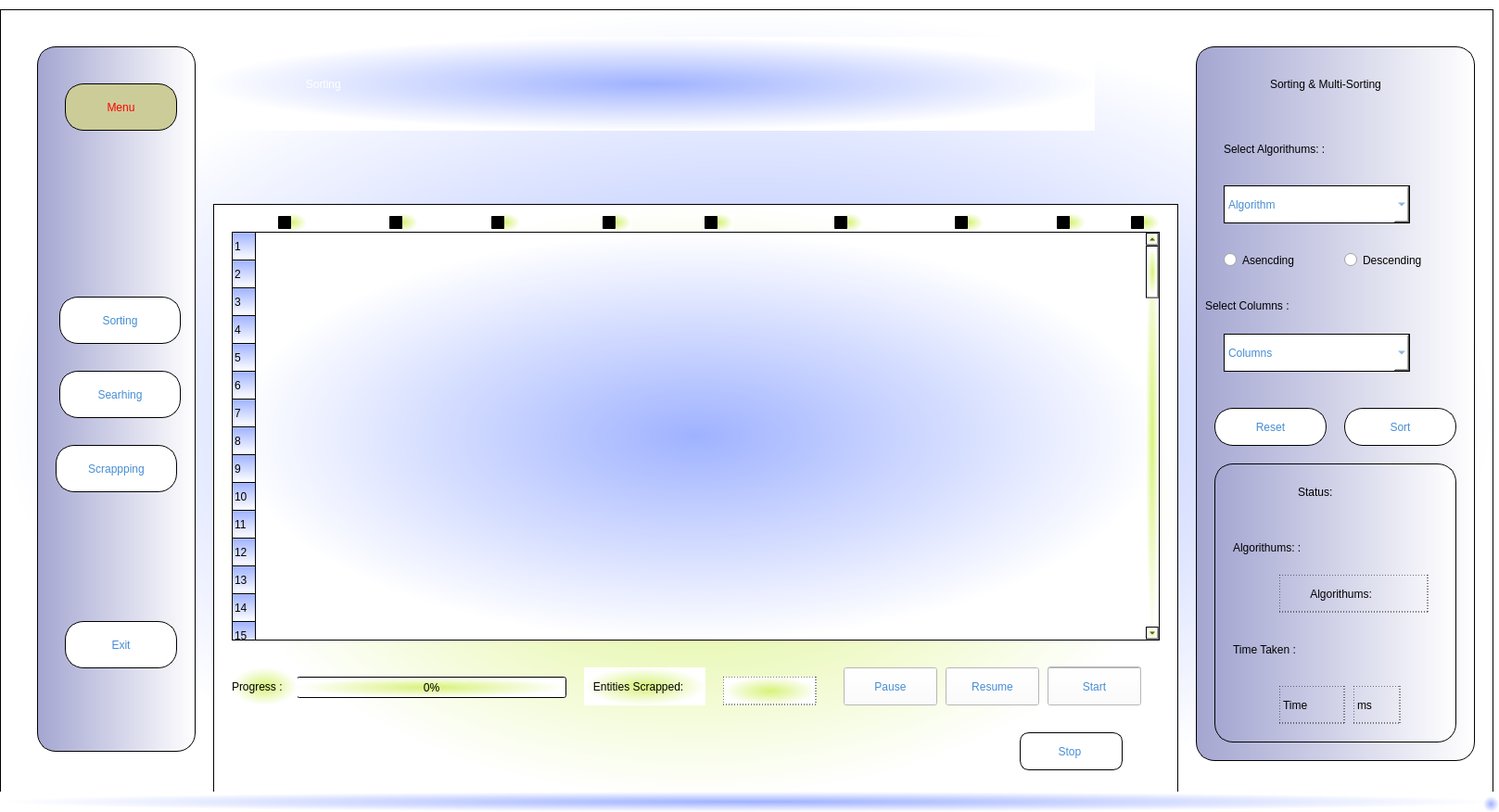
<?xml version="1.0" encoding="UTF-8"?>
<ui version="4.0">
 <class>MainWindow</class>
 <widget class="QMainWindow" name="MainWindow">
  <property name="geometry">
   <rect>
    <x>0</x>
    <y>0</y>
    <width>1617</width>
    <height>876</height>
   </rect>
  </property>
  <property name="windowTitle">
   <string>MainWindow</string>
  </property>
  <property name="styleSheet">
   <string notr="true">background-color: qradialgradient(spread:pad, cx:0.5, cy:0.5, radius:0.5, fx:0.5, fy:0.5, stop:0 rgba(159, 178, 255, 255), stop:1 rgba(255, 255, 255, 255));</string>
  </property>
  <widget class="QWidget" name="centralwidget">
   <widget class="QFrame" name="frame">
    <property name="geometry">
     <rect>
      <x>0</x>
      <y>10</y>
      <width>1611</width>
      <height>881</height>
     </rect>
    </property>
    <property name="styleSheet">
     <string notr="true">background-color: qradialgradient(spread:pad, cx:0.5, cy:0.5, radius:0.5, fx:0.5, fy:0.5, stop:0 rgba(159, 178, 255, 255), stop:1 rgba(255, 255, 255, 255));</string>
    </property>
    <property name="frameShape">
     <enum>QFrame::StyledPanel</enum>
    </property>
    <property name="frameShadow">
     <enum>QFrame::Raised</enum>
    </property>
    <widget class="QFrame" name="frame_2">
     <property name="geometry">
      <rect>
       <x>230</x>
       <y>210</y>
       <width>1041</width>
       <height>641</height>
      </rect>
     </property>
     <property name="styleSheet">
      <string notr="true">background-color: qradialgradient(spread:pad, cx:0.5, cy:0.5, radius:0.5, fx:0.5, fy:0.5, stop:0 rgba(215, 242, 121, 255), stop:1 rgba(255, 255, 255, 255));</string>
     </property>
     <property name="frameShape">
      <enum>QFrame::StyledPanel</enum>
     </property>
     <property name="frameShadow">
      <enum>QFrame::Raised</enum>
     </property>
     <widget class="QPushButton" name="StopButton">
      <property name="geometry">
       <rect>
        <x>900</x>
        <y>499</y>
        <width>101</width>
        <height>41</height>
       </rect>
      </property>
      <property name="styleSheet">
       <string notr="true">background-color: rgb(255, 255, 255);
color: rgb(70, 141, 211);
font: 75 10pt &quot;MS Shell Dlg 2&quot;;</string>
      </property>
      <property name="text">
       <string>Stop</string>
      </property>
     </widget>
     <widget class="QPushButton" name="Resume">
      <property name="geometry">
       <rect>
        <x>790</x>
        <y>500</y>
        <width>101</width>
        <height>41</height>
       </rect>
      </property>
      <property name="styleSheet">
       <string notr="true">background-color: rgb(255, 255, 255);
color: rgb(70, 141, 211);
font: 75 10pt &quot;MS Shell Dlg 2&quot;;</string>
      </property>
      <property name="text">
       <string>Resume</string>
      </property>
     </widget>
     <widget class="QPushButton" name="ScrapButton">
      <property name="geometry">
       <rect>
        <x>900</x>
        <y>500</y>
        <width>101</width>
        <height>41</height>
       </rect>
      </property>
      <property name="styleSheet">
       <string notr="true">background-color: rgb(255, 255, 255);
color: rgb(70, 141, 211);
font: 75 10pt &quot;MS Shell Dlg 2&quot;;</string>
      </property>
      <property name="text">
       <string>Start</string>
      </property>
     </widget>
     <widget class="QPushButton" name="Pause">
      <property name="geometry">
       <rect>
        <x>680</x>
        <y>500</y>
        <width>101</width>
        <height>41</height>
       </rect>
      </property>
      <property name="styleSheet">
       <string notr="true">background-color: rgb(255, 255, 255);
color: rgb(70, 141, 211);
font: 75 10pt &quot;MS Shell Dlg 2&quot;;</string>
      </property>
      <property name="text">
       <string>Pause</string>
      </property>
     </widget>
     <widget class="QTableWidget" name="tableWidget">
      <property name="geometry">
       <rect>
        <x>20</x>
        <y>30</y>
        <width>1001</width>
        <height>441</height>
       </rect>
      </property>
      <property name="styleSheet">
       <string notr="true">background-color: qradialgradient(spread:pad, cx:0.5, cy:0.5, radius:0.5, fx:0.5, fy:0.5, stop:0 rgba(159, 178, 255, 255), stop:1 rgba(255, 255, 255, 255));</string>
      </property>
      <property name="rowCount">
       <number>100</number>
      </property>
      <row/>
      <row/>
      <row/>
      <row/>
      <row/>
      <row/>
      <row/>
      <row/>
      <row/>
      <row/>
      <row/>
      <row/>
      <row/>
      <row/>
      <row/>
      <row/>
      <row/>
      <row/>
      <row/>
      <row/>
      <row/>
      <row/>
      <row/>
      <row/>
      <row/>
      <row/>
      <row/>
      <row/>
      <row/>
      <row/>
      <row/>
      <row/>
      <row/>
      <row/>
      <row/>
      <row/>
      <row/>
      <row/>
      <row/>
      <row/>
      <row/>
      <row/>
      <row/>
      <row/>
      <row/>
      <row/>
      <row/>
      <row/>
      <row/>
      <row/>
      <row/>
      <row/>
      <row/>
      <row/>
      <row/>
      <row/>
      <row/>
      <row/>
      <row/>
      <row/>
      <row/>
      <row/>
      <row/>
      <row/>
      <row/>
      <row/>
      <row/>
      <row/>
      <row/>
      <row/>
      <row/>
      <row/>
      <row/>
      <row/>
      <row/>
      <row/>
      <row/>
      <row/>
      <row/>
      <row/>
      <row/>
      <row/>
      <row/>
      <row/>
      <row/>
      <row/>
      <row/>
      <row/>
      <row/>
      <row/>
      <row/>
      <row/>
      <row/>
      <row/>
      <row/>
      <row/>
      <row/>
      <row/>
      <row/>
      <row/>
     </widget>
     <widget class="QProgressBar" name="progressBar">
      <property name="geometry">
       <rect>
        <x>90</x>
        <y>510</y>
        <width>291</width>
        <height>23</height>
       </rect>
      </property>
      <property name="autoFillBackground">
       <bool>false</bool>
      </property>
      <property name="styleSheet">
       <string notr="true">background-colour: None</string>
      </property>
      <property name="value">
       <number>0</number>
      </property>
      <property name="alignment">
       <set>Qt::AlignLeading|Qt::AlignLeft|Qt::AlignVCenter</set>
      </property>
      <property name="invertedAppearance">
       <bool>false</bool>
      </property>
      <property name="textDirection">
       <enum>QProgressBar::BottomToTop</enum>
      </property>
     </widget>
     <widget class="QLabel" name="label_4">
      <property name="geometry">
       <rect>
        <x>20</x>
        <y>500</y>
        <width>71</width>
        <height>41</height>
       </rect>
      </property>
      <property name="styleSheet">
       <string notr="true">border-radius : 0%;
border: 0px</string>
      </property>
      <property name="text">
       <string>Progress :</string>
      </property>
     </widget>
     <widget class="QLabel" name="Number">
      <property name="geometry">
       <rect>
        <x>550</x>
        <y>510</y>
        <width>101</width>
        <height>31</height>
       </rect>
      </property>
      <property name="styleSheet">
       <string notr="true">border: 1px dotted black;
border-radius : 0%</string>
      </property>
      <property name="text">
       <string/>
      </property>
     </widget>
     <widget class="QLabel" name="label_12">
      <property name="geometry">
       <rect>
        <x>400</x>
        <y>500</y>
        <width>131</width>
        <height>41</height>
       </rect>
      </property>
      <property name="styleSheet">
       <string notr="true">border-radius : 0%;
border: 0px</string>
      </property>
      <property name="text">
       <string>   Entities Scrapped: </string>
      </property>
     </widget>
     <widget class="QCheckBox" name="Name">
      <property name="geometry">
       <rect>
        <x>70</x>
        <y>10</y>
        <width>31</width>
        <height>20</height>
       </rect>
      </property>
      <property name="text">
       <string/>
      </property>
     </widget>
     <widget class="QCheckBox" name="ShippingPrice">
      <property name="geometry">
       <rect>
        <x>800</x>
        <y>10</y>
        <width>31</width>
        <height>20</height>
       </rect>
      </property>
      <property name="text">
       <string/>
      </property>
     </widget>
     <widget class="QCheckBox" name="Discount">
      <property name="geometry">
       <rect>
        <x>670</x>
        <y>10</y>
        <width>31</width>
        <height>20</height>
       </rect>
      </property>
      <property name="text">
       <string/>
      </property>
     </widget>
     <widget class="QCheckBox" name="Price">
      <property name="geometry">
       <rect>
        <x>190</x>
        <y>10</y>
        <width>31</width>
        <height>20</height>
       </rect>
      </property>
      <property name="text">
       <string/>
      </property>
     </widget>
     <widget class="QCheckBox" name="Brand">
      <property name="geometry">
       <rect>
        <x>910</x>
        <y>10</y>
        <width>31</width>
        <height>20</height>
       </rect>
      </property>
      <property name="text">
       <string/>
      </property>
     </widget>
     <widget class="QCheckBox" name="Availability">
      <property name="geometry">
       <rect>
        <x>530</x>
        <y>10</y>
        <width>31</width>
        <height>20</height>
       </rect>
      </property>
      <property name="text">
       <string/>
      </property>
     </widget>
     <widget class="QCheckBox" name="Reviews">
      <property name="geometry">
       <rect>
        <x>420</x>
        <y>10</y>
        <width>31</width>
        <height>20</height>
       </rect>
      </property>
      <property name="text">
       <string/>
      </property>
     </widget>
     <widget class="QCheckBox" name="Rating">
      <property name="geometry">
       <rect>
        <x>300</x>
        <y>10</y>
        <width>31</width>
        <height>20</height>
       </rect>
      </property>
      <property name="text">
       <string/>
      </property>
     </widget>
     <widget class="QCheckBox" name="Country">
      <property name="geometry">
       <rect>
        <x>990</x>
        <y>10</y>
        <width>31</width>
        <height>20</height>
       </rect>
      </property>
      <property name="text">
       <string/>
      </property>
     </widget>
     <widget class="QPushButton" name="stop">
      <property name="geometry">
       <rect>
        <x>870</x>
        <y>570</y>
        <width>111</width>
        <height>41</height>
       </rect>
      </property>
      <property name="styleSheet">
       <string notr="true">background-color: rgb(255, 255, 255);
color: rgb(70, 141, 211);
font: 75 10pt &quot;MS Shell Dlg 2&quot;;
border-radius: 10px;
border: 1px solid black</string>
      </property>
      <property name="text">
       <string>Stop </string>
      </property>
     </widget>
    </widget>
    <widget class="QWidget" name="widget_2" native="true">
     <property name="geometry">
      <rect>
       <x>40</x>
       <y>40</y>
       <width>171</width>
       <height>761</height>
      </rect>
     </property>
     <property name="styleSheet">
      <string notr="true">border: 1px solid black; 
background-color: qlineargradient(spread:reflect, x1:0, y1:0, x2:1, y2:0, stop:0 rgba(164, 166, 209, 255), stop:1 rgba(255, 255, 255, 255));
border-radius: 20%;</string>
     </property>
     <widget class="QPushButton" name="MenuButton">
      <property name="geometry">
       <rect>
        <x>30</x>
        <y>40</y>
        <width>121</width>
        <height>51</height>
       </rect>
      </property>
      <property name="styleSheet">
       <string notr="true">font: 75 10pt &quot;MS Shell Dlg 2&quot;;
color: rgb(255, 0, 0);
background: rgb(204, 204, 153)</string>
      </property>
      <property name="text">
       <string>Menu</string>
      </property>
     </widget>
     <widget class="QPushButton" name="SortingButton">
      <property name="geometry">
       <rect>
        <x>24</x>
        <y>270</y>
        <width>131</width>
        <height>51</height>
       </rect>
      </property>
      <property name="styleSheet">
       <string notr="true">background-color: rgb(255, 255, 255);
color: rgb(70, 141, 211);
font: 75 10pt &quot;MS Shell Dlg 2&quot;;</string>
      </property>
      <property name="text">
       <string>Sorting</string>
      </property>
     </widget>
     <widget class="QPushButton" name="SearchingButton">
      <property name="geometry">
       <rect>
        <x>24</x>
        <y>350</y>
        <width>131</width>
        <height>51</height>
       </rect>
      </property>
      <property name="styleSheet">
       <string notr="true">background-color: rgb(255, 255, 255);
color: rgb(70, 141, 211);
font: 75 10pt &quot;MS Shell Dlg 2&quot;;</string>
      </property>
      <property name="text">
       <string>Searhing</string>
      </property>
     </widget>
     <widget class="QPushButton" name="ExitButton">
      <property name="geometry">
       <rect>
        <x>30</x>
        <y>620</y>
        <width>121</width>
        <height>51</height>
       </rect>
      </property>
      <property name="styleSheet">
       <string notr="true">background-color: rgb(255, 255, 255);
color: rgb(70, 141, 211);
font: 75 10pt &quot;MS Shell Dlg 2&quot;;</string>
      </property>
      <property name="text">
       <string>Exit</string>
      </property>
     </widget>
     <widget class="QPushButton" name="ScrappingButton">
      <property name="geometry">
       <rect>
        <x>20</x>
        <y>430</y>
        <width>131</width>
        <height>51</height>
       </rect>
      </property>
      <property name="styleSheet">
       <string notr="true">background-color: rgb(255, 255, 255);
color: rgb(70, 141, 211);
font: 75 10pt &quot;MS Shell Dlg 2&quot;;</string>
      </property>
      <property name="text">
       <string>Scrappping</string>
      </property>
     </widget>
    </widget>
    <widget class="QLabel" name="label_25">
     <property name="geometry">
      <rect>
       <x>220</x>
       <y>30</y>
       <width>961</width>
       <height>101</height>
      </rect>
     </property>
     <property name="styleSheet">
      <string notr="true">color: rgb(255, 255, 255);
font: 32pt &quot;Elephant&quot;;
border: 0px</string>
     </property>
     <property name="text">
      <string>                                 Sorting</string>
     </property>
    </widget>
    <widget class="QWidget" name="widget" native="true">
     <property name="geometry">
      <rect>
       <x>1290</x>
       <y>40</y>
       <width>301</width>
       <height>771</height>
      </rect>
     </property>
     <property name="styleSheet">
      <string notr="true">background-color: qlineargradient(spread:reflect, x1:0, y1:0, x2:1, y2:0, stop:0 rgba(164, 166, 209, 255), stop:1 rgba(255, 255, 255, 255));
border: 1px solid black; 
border-radius: 20%;</string>
     </property>
     <widget class="QLabel" name="label">
      <property name="geometry">
       <rect>
        <x>80</x>
        <y>20</y>
        <width>171</width>
        <height>41</height>
       </rect>
      </property>
      <property name="styleSheet">
       <string notr="true">border-radius : 0%;
border: 0px;
background: None</string>
      </property>
      <property name="text">
       <string>Sorting &amp; Multi-Sorting</string>
      </property>
     </widget>
     <widget class="QComboBox" name="SortingComboBox">
      <property name="geometry">
       <rect>
        <x>30</x>
        <y>150</y>
        <width>201</width>
        <height>41</height>
       </rect>
      </property>
      <property name="styleSheet">
       <string notr="true">background-color: rgb(255, 255, 255);
color: rgb(70, 141, 211);
font: 75 10pt &quot;MS Shell Dlg 2&quot;;
border-radius: 0%
</string>
      </property>
      <item>
       <property name="text">
        <string>Algorithm</string>
       </property>
      </item>
      <item>
       <property name="text">
        <string>Counting Sort</string>
       </property>
      </item>
      <item>
       <property name="text">
        <string>Radix Sort</string>
       </property>
      </item>
      <item>
       <property name="text">
        <string>PigeonHole Sort</string>
       </property>
      </item>
      <item>
       <property name="text">
        <string>Bucket Sort</string>
       </property>
      </item>
      <item>
       <property name="text">
        <string>HybridMerge Sort</string>
       </property>
      </item>
      <item>
       <property name="text">
        <string>Bubble Sort</string>
       </property>
      </item>
      <item>
       <property name="text">
        <string>Heap Sort</string>
       </property>
      </item>
      <item>
       <property name="text">
        <string>Shell Sort</string>
       </property>
      </item>
      <item>
       <property name="text">
        <string>Selection Sort</string>
       </property>
      </item>
      <item>
       <property name="text">
        <string>Merge Sort</string>
       </property>
      </item>
      <item>
       <property name="text">
        <string>Quick Sort</string>
       </property>
      </item>
      <item>
       <property name="text">
        <string>Insertion Sort</string>
       </property>
      </item>
     </widget>
     <widget class="QRadioButton" name="AscendingRadioButton">
      <property name="geometry">
       <rect>
        <x>30</x>
        <y>210</y>
        <width>121</width>
        <height>41</height>
       </rect>
      </property>
      <property name="styleSheet">
       <string notr="true">border: 0px; 
border-radius: 0%;
background: None</string>
      </property>
      <property name="text">
       <string>Asencding</string>
      </property>
     </widget>
     <widget class="QRadioButton" name="DescendingRadioButton">
      <property name="geometry">
       <rect>
        <x>160</x>
        <y>210</y>
        <width>111</width>
        <height>41</height>
       </rect>
      </property>
      <property name="styleSheet">
       <string notr="true">border: 0px; 
border-radius: 0%;
background: None</string>
      </property>
      <property name="text">
       <string>Descending</string>
      </property>
     </widget>
     <widget class="QLabel" name="label_2">
      <property name="geometry">
       <rect>
        <x>10</x>
        <y>259</y>
        <width>141</width>
        <height>41</height>
       </rect>
      </property>
      <property name="styleSheet">
       <string notr="true">border: 0px;
border-radius : 0%;
background: None</string>
      </property>
      <property name="text">
       <string>Select Columns :</string>
      </property>
     </widget>
     <widget class="QLabel" name="label_3">
      <property name="geometry">
       <rect>
        <x>30</x>
        <y>90</y>
        <width>141</width>
        <height>41</height>
       </rect>
      </property>
      <property name="styleSheet">
       <string notr="true">background: None;
border: 0px;
border-radius : 0%</string>
      </property>
      <property name="text">
       <string>Select Algorithums: :</string>
      </property>
     </widget>
     <widget class="QWidget" name="widget_3" native="true">
      <property name="geometry">
       <rect>
        <x>20</x>
        <y>450</y>
        <width>261</width>
        <height>301</height>
       </rect>
      </property>
      <widget class="QLabel" name="label_5">
       <property name="geometry">
        <rect>
         <x>90</x>
         <y>10</y>
         <width>81</width>
         <height>41</height>
        </rect>
       </property>
       <property name="styleSheet">
        <string notr="true">background: None;
border-radius : 0%;
border: 0px</string>
       </property>
       <property name="text">
        <string>Status:</string>
       </property>
      </widget>
      <widget class="QLabel" name="label_6">
       <property name="geometry">
        <rect>
         <x>20</x>
         <y>70</y>
         <width>101</width>
         <height>41</height>
        </rect>
       </property>
       <property name="styleSheet">
        <string notr="true">background: None;border: 0px;
border-radius : 0%</string>
       </property>
       <property name="text">
        <string>Algorithums: :</string>
       </property>
      </widget>
      <widget class="QLabel" name="AlgoName">
       <property name="geometry">
        <rect>
         <x>70</x>
         <y>120</y>
         <width>161</width>
         <height>41</height>
        </rect>
       </property>
       <property name="styleSheet">
        <string notr="true">background: None;border: 1px dotted black;
border-radius : 0%</string>
       </property>
       <property name="text">
        <string>         Algorithums: </string>
       </property>
      </widget>
      <widget class="QLabel" name="label_8">
       <property name="geometry">
        <rect>
         <x>20</x>
         <y>180</y>
         <width>101</width>
         <height>41</height>
        </rect>
       </property>
       <property name="styleSheet">
        <string notr="true">background: None;border: 0px;
border-radius : 0%</string>
       </property>
       <property name="text">
        <string>Time Taken :</string>
       </property>
      </widget>
      <widget class="QLabel" name="AlgoTime">
       <property name="geometry">
        <rect>
         <x>70</x>
         <y>240</y>
         <width>71</width>
         <height>41</height>
        </rect>
       </property>
       <property name="styleSheet">
        <string notr="true">background: None;border: 1px dotted black;
border-radius : 0%</string>
       </property>
       <property name="text">
        <string>Time</string>
       </property>
      </widget>
      <widget class="QLabel" name="label_10">
       <property name="geometry">
        <rect>
         <x>150</x>
         <y>240</y>
         <width>51</width>
         <height>41</height>
        </rect>
       </property>
       <property name="styleSheet">
        <string notr="true">background: None;border: 1px dotted black;
border-radius : 0%</string>
       </property>
       <property name="text">
        <string>ms</string>
       </property>
      </widget>
     </widget>
     <widget class="QComboBox" name="ColumnComboBox">
      <property name="geometry">
       <rect>
        <x>30</x>
        <y>310</y>
        <width>201</width>
        <height>41</height>
       </rect>
      </property>
      <property name="styleSheet">
       <string notr="true">background-color: rgb(255, 255, 255);
color: rgb(70, 141, 211);
font: 75 10pt &quot;MS Shell Dlg 2&quot;;
border-radius: 0%
</string>
      </property>
      <item>
       <property name="text">
        <string>Columns</string>
       </property>
      </item>
      <item>
       <property name="text">
        <string>Name</string>
       </property>
      </item>
      <item>
       <property name="text">
        <string>Price</string>
       </property>
      </item>
      <item>
       <property name="text">
        <string>Rating</string>
       </property>
      </item>
      <item>
       <property name="text">
        <string>Reviews</string>
       </property>
      </item>
      <item>
       <property name="text">
        <string>Availability</string>
       </property>
      </item>
      <item>
       <property name="text">
        <string>Discount</string>
       </property>
      </item>
      <item>
       <property name="text">
        <string>Shipping Price</string>
       </property>
      </item>
      <item>
       <property name="text">
        <string>Brand</string>
       </property>
      </item>
      <item>
       <property name="text">
        <string>Country</string>
       </property>
      </item>
     </widget>
     <widget class="QPushButton" name="ResetButton">
      <property name="geometry">
       <rect>
        <x>20</x>
        <y>390</y>
        <width>121</width>
        <height>41</height>
       </rect>
      </property>
      <property name="styleSheet">
       <string notr="true">background-color: rgb(255, 255, 255);
color: rgb(70, 141, 211);
font: 75 10pt &quot;MS Shell Dlg 2&quot;;</string>
      </property>
      <property name="text">
       <string>Reset</string>
      </property>
     </widget>
     <widget class="QPushButton" name="sortingButton">
      <property name="geometry">
       <rect>
        <x>160</x>
        <y>390</y>
        <width>121</width>
        <height>41</height>
       </rect>
      </property>
      <property name="styleSheet">
       <string notr="true">background-color: rgb(255, 255, 255);
color: rgb(70, 141, 211);
font: 75 10pt &quot;MS Shell Dlg 2&quot;;</string>
      </property>
      <property name="text">
       <string>Sort</string>
      </property>
     </widget>
    </widget>
   </widget>
  </widget>
  <widget class="QStatusBar" name="statusbar"/>
 </widget>
 <resources/>
 <connections/>
</ui>
